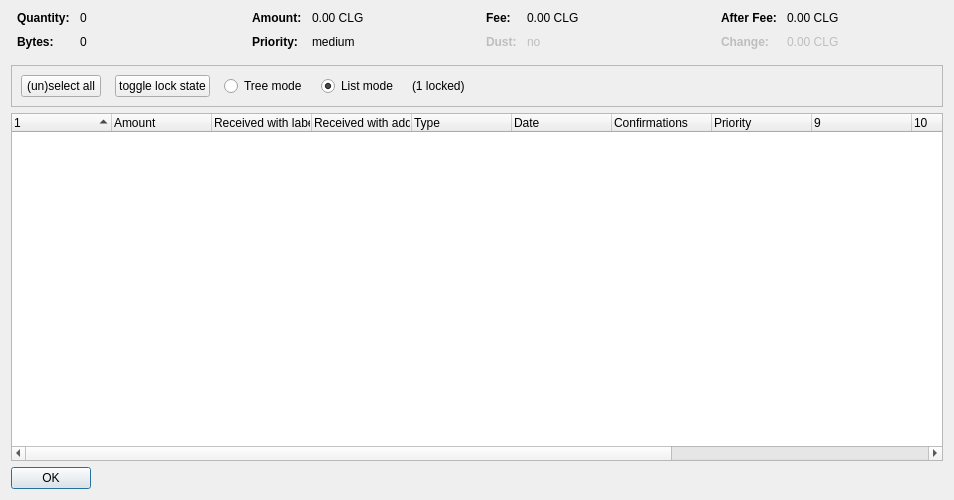
<?xml version="1.0" encoding="UTF-8"?>
<ui version="4.0">
 <class>CoinControlDialog</class>
 <widget class="QDialog" name="CoinControlDialog">
  <property name="geometry">
   <rect>
    <x>0</x>
    <y>0</y>
    <width>954</width>
    <height>500</height>
   </rect>
  </property>
  <property name="windowTitle">
   <string>Coin Selection</string>
  </property>
  <layout class="QVBoxLayout" name="verticalLayout">
   <item>
    <layout class="QHBoxLayout" name="horizontalLayoutTop" stretch="0,0,0,0">
     <property name="topMargin">
      <number>0</number>
     </property>
     <property name="bottomMargin">
      <number>10</number>
     </property>
     <item>
      <layout class="QFormLayout" name="formLayoutCoinControl1">
       <property name="horizontalSpacing">
        <number>10</number>
       </property>
       <property name="verticalSpacing">
        <number>10</number>
       </property>
       <property name="leftMargin">
        <number>6</number>
       </property>
       <property name="rightMargin">
        <number>6</number>
       </property>
       <item row="0" column="0">
        <widget class="QLabel" name="labelCoinControlQuantityText">
         <property name="font">
          <font>
           <weight>75</weight>
           <bold>true</bold>
          </font>
         </property>
         <property name="text">
          <string>Quantity:</string>
         </property>
        </widget>
       </item>
       <item row="0" column="1">
        <widget class="QLabel" name="labelCoinControlQuantity">
         <property name="cursor">
          <cursorShape>IBeamCursor</cursorShape>
         </property>
         <property name="contextMenuPolicy">
          <enum>Qt::ActionsContextMenu</enum>
         </property>
         <property name="text">
          <string notr="true">0</string>
         </property>
         <property name="textInteractionFlags">
          <set>Qt::LinksAccessibleByMouse|Qt::TextSelectableByKeyboard|Qt::TextSelectableByMouse</set>
         </property>
        </widget>
       </item>
       <item row="1" column="0">
        <widget class="QLabel" name="labelCoinControlBytesText">
         <property name="font">
          <font>
           <weight>75</weight>
           <bold>true</bold>
          </font>
         </property>
         <property name="text">
          <string>Bytes:</string>
         </property>
        </widget>
       </item>
       <item row="1" column="1">
        <widget class="QLabel" name="labelCoinControlBytes">
         <property name="cursor">
          <cursorShape>IBeamCursor</cursorShape>
         </property>
         <property name="contextMenuPolicy">
          <enum>Qt::ActionsContextMenu</enum>
         </property>
         <property name="text">
          <string notr="true">0</string>
         </property>
         <property name="textInteractionFlags">
          <set>Qt::LinksAccessibleByMouse|Qt::TextSelectableByKeyboard|Qt::TextSelectableByMouse</set>
         </property>
        </widget>
       </item>
      </layout>
     </item>
     <item>
      <layout class="QFormLayout" name="formLayoutCoinControl2">
       <property name="horizontalSpacing">
        <number>10</number>
       </property>
       <property name="verticalSpacing">
        <number>10</number>
       </property>
       <property name="leftMargin">
        <number>6</number>
       </property>
       <property name="rightMargin">
        <number>6</number>
       </property>
       <item row="0" column="0">
        <widget class="QLabel" name="labelCoinControlAmountText">
         <property name="font">
          <font>
           <weight>75</weight>
           <bold>true</bold>
          </font>
         </property>
         <property name="text">
          <string>Amount:</string>
         </property>
        </widget>
       </item>
       <item row="0" column="1">
        <widget class="QLabel" name="labelCoinControlAmount">
         <property name="cursor">
          <cursorShape>IBeamCursor</cursorShape>
         </property>
         <property name="contextMenuPolicy">
          <enum>Qt::ActionsContextMenu</enum>
         </property>
         <property name="text">
          <string notr="true">0.00 CLG</string>
         </property>
         <property name="textInteractionFlags">
          <set>Qt::LinksAccessibleByMouse|Qt::TextSelectableByKeyboard|Qt::TextSelectableByMouse</set>
         </property>
        </widget>
       </item>
       <item row="1" column="0">
        <widget class="QLabel" name="labelCoinControlPriorityText">
         <property name="font">
          <font>
           <weight>75</weight>
           <bold>true</bold>
          </font>
         </property>
         <property name="text">
          <string>Priority:</string>
         </property>
        </widget>
       </item>
       <item row="1" column="1">
        <widget class="QLabel" name="labelCoinControlPriority">
         <property name="cursor">
          <cursorShape>IBeamCursor</cursorShape>
         </property>
         <property name="contextMenuPolicy">
          <enum>Qt::ActionsContextMenu</enum>
         </property>
         <property name="text">
          <string>medium</string>
         </property>
         <property name="textInteractionFlags">
          <set>Qt::LinksAccessibleByMouse|Qt::TextSelectableByKeyboard|Qt::TextSelectableByMouse</set>
         </property>
        </widget>
       </item>
      </layout>
     </item>
     <item>
      <layout class="QFormLayout" name="formLayoutCoinControl3">
       <property name="horizontalSpacing">
        <number>10</number>
       </property>
       <property name="verticalSpacing">
        <number>10</number>
       </property>
       <property name="leftMargin">
        <number>6</number>
       </property>
       <property name="rightMargin">
        <number>6</number>
       </property>
       <item row="0" column="0">
        <widget class="QLabel" name="labelCoinControlFeeText">
         <property name="font">
          <font>
           <weight>75</weight>
           <bold>true</bold>
          </font>
         </property>
         <property name="text">
          <string>Fee:</string>
         </property>
        </widget>
       </item>
       <item row="0" column="1">
        <widget class="QLabel" name="labelCoinControlFee">
         <property name="cursor">
          <cursorShape>IBeamCursor</cursorShape>
         </property>
         <property name="contextMenuPolicy">
          <enum>Qt::ActionsContextMenu</enum>
         </property>
         <property name="text">
          <string notr="true">0.00 CLG</string>
         </property>
         <property name="textInteractionFlags">
          <set>Qt::LinksAccessibleByMouse|Qt::TextSelectableByKeyboard|Qt::TextSelectableByMouse</set>
         </property>
        </widget>
       </item>
       <item row="1" column="0">
        <widget class="QLabel" name="labelCoinControlLowOutputText">
         <property name="enabled">
          <bool>false</bool>
         </property>
         <property name="font">
          <font>
           <weight>75</weight>
           <bold>true</bold>
          </font>
         </property>
         <property name="text">
          <string>Dust:</string>
         </property>
        </widget>
       </item>
       <item row="1" column="1">
        <widget class="QLabel" name="labelCoinControlLowOutput">
         <property name="enabled">
          <bool>false</bool>
         </property>
         <property name="cursor">
          <cursorShape>IBeamCursor</cursorShape>
         </property>
         <property name="contextMenuPolicy">
          <enum>Qt::ActionsContextMenu</enum>
         </property>
         <property name="text">
          <string>no</string>
         </property>
         <property name="textInteractionFlags">
          <set>Qt::LinksAccessibleByMouse|Qt::TextSelectableByKeyboard|Qt::TextSelectableByMouse</set>
         </property>
        </widget>
       </item>
      </layout>
     </item>
     <item>
      <layout class="QFormLayout" name="formLayoutCoinControl4">
       <property name="horizontalSpacing">
        <number>10</number>
       </property>
       <property name="verticalSpacing">
        <number>10</number>
       </property>
       <property name="leftMargin">
        <number>6</number>
       </property>
       <property name="rightMargin">
        <number>6</number>
       </property>
       <item row="0" column="0">
        <widget class="QLabel" name="labelCoinControlAfterFeeText">
         <property name="font">
          <font>
           <weight>75</weight>
           <bold>true</bold>
          </font>
         </property>
         <property name="text">
          <string>After Fee:</string>
         </property>
        </widget>
       </item>
       <item row="0" column="1">
        <widget class="QLabel" name="labelCoinControlAfterFee">
         <property name="cursor">
          <cursorShape>IBeamCursor</cursorShape>
         </property>
         <property name="contextMenuPolicy">
          <enum>Qt::ActionsContextMenu</enum>
         </property>
         <property name="text">
          <string notr="true">0.00 CLG</string>
         </property>
         <property name="textInteractionFlags">
          <set>Qt::LinksAccessibleByMouse|Qt::TextSelectableByKeyboard|Qt::TextSelectableByMouse</set>
         </property>
        </widget>
       </item>
       <item row="1" column="0">
        <widget class="QLabel" name="labelCoinControlChangeText">
         <property name="enabled">
          <bool>false</bool>
         </property>
         <property name="font">
          <font>
           <weight>75</weight>
           <bold>true</bold>
          </font>
         </property>
         <property name="text">
          <string>Change:</string>
         </property>
        </widget>
       </item>
       <item row="1" column="1">
        <widget class="QLabel" name="labelCoinControlChange">
         <property name="enabled">
          <bool>false</bool>
         </property>
         <property name="cursor">
          <cursorShape>IBeamCursor</cursorShape>
         </property>
         <property name="contextMenuPolicy">
          <enum>Qt::ActionsContextMenu</enum>
         </property>
         <property name="text">
          <string notr="true">0.00 CLG</string>
         </property>
         <property name="textInteractionFlags">
          <set>Qt::LinksAccessibleByMouse|Qt::TextSelectableByKeyboard|Qt::TextSelectableByMouse</set>
         </property>
        </widget>
       </item>
      </layout>
     </item>
    </layout>
   </item>
   <item>
    <widget class="QFrame" name="frame">
     <property name="minimumSize">
      <size>
       <width>0</width>
       <height>40</height>
      </size>
     </property>
     <property name="frameShape">
      <enum>QFrame::StyledPanel</enum>
     </property>
     <property name="frameShadow">
      <enum>QFrame::Sunken</enum>
     </property>
     <layout class="QHBoxLayout" name="horizontalLayout">
      <item>
       <layout class="QHBoxLayout" name="horizontalLayoutPanel" stretch="0,0,0,0,0,0">
        <property name="spacing">
         <number>14</number>
        </property>
        <item>
         <widget class="QPushButton" name="pushButtonSelectAll">
          <property name="sizePolicy">
           <sizepolicy hsizetype="Maximum" vsizetype="Fixed">
            <horstretch>0</horstretch>
            <verstretch>0</verstretch>
           </sizepolicy>
          </property>
          <property name="text">
           <string>(un)select all</string>
          </property>
          <property name="autoDefault">
           <bool>false</bool>
          </property>
         </widget>
        </item>
        <item>
         <widget class="QPushButton" name="pushButtonToggleLock">
          <property name="sizePolicy">
           <sizepolicy hsizetype="Maximum" vsizetype="Fixed">
            <horstretch>0</horstretch>
            <verstretch>0</verstretch>
           </sizepolicy>
          </property>
          <property name="text">
           <string>toggle lock state</string>
          </property>
          <property name="autoDefault">
           <bool>false</bool>
          </property>
         </widget>
        </item>
        <item>
         <widget class="QRadioButton" name="radioTreeMode">
          <property name="sizePolicy">
           <sizepolicy hsizetype="Maximum" vsizetype="Fixed">
            <horstretch>0</horstretch>
            <verstretch>0</verstretch>
           </sizepolicy>
          </property>
          <property name="text">
           <string>Tree mode</string>
          </property>
         </widget>
        </item>
        <item>
         <widget class="QRadioButton" name="radioListMode">
          <property name="sizePolicy">
           <sizepolicy hsizetype="Maximum" vsizetype="Fixed">
            <horstretch>0</horstretch>
            <verstretch>0</verstretch>
           </sizepolicy>
          </property>
          <property name="text">
           <string>List mode</string>
          </property>
          <property name="checked">
           <bool>true</bool>
          </property>
         </widget>
        </item>
        <item>
         <widget class="QLabel" name="labelLocked">
          <property name="text">
           <string>(1 locked)</string>
          </property>
         </widget>
        </item>
        <item>
         <spacer name="horizontalSpacer">
          <property name="orientation">
           <enum>Qt::Horizontal</enum>
          </property>
          <property name="sizeHint" stdset="0">
           <size>
            <width>40</width>
            <height>20</height>
           </size>
          </property>
         </spacer>
        </item>
       </layout>
      </item>
     </layout>
    </widget>
   </item>
   <item>
    <widget class="CoinControlTreeWidget" name="treeWidget">
     <property name="contextMenuPolicy">
      <enum>Qt::CustomContextMenu</enum>
     </property>
     <property name="sortingEnabled">
      <bool>false</bool>
     </property>
     <property name="columnCount">
      <number>13</number>
     </property>
     <attribute name="headerShowSortIndicator" stdset="0">
      <bool>true</bool>
     </attribute>
     <attribute name="headerStretchLastSection">
      <bool>false</bool>
     </attribute>
     <column>
      <property name="text">
       <string/>
      </property>
     </column>
     <column>
      <property name="text">
       <string>Amount</string>
      </property>
     </column>
     <column>
      <property name="text">
       <string>Received with label</string>
      </property>
     </column>
     <column>
      <property name="text">
       <string>Received with address</string>
      </property>
     </column>
     <column>
      <property name="text">
	<string>Type</string>
      </property>
     </column>
     <column>
      <property name="text">	 
       <string>Date</string>
      </property>
     </column>
     <column>
      <property name="text">
       <string>Confirmations</string>
      </property>
      <property name="toolTip">
       <string>Confirmed</string>
      </property>
     </column>
     <column>
      <property name="text">
       <string>Priority</string>
      </property>
     </column>
     <column>
      <property name="text">
       <string/>
      </property>
     </column>
     <column>
      <property name="text">
       <string/>
      </property>
     </column>
     <column>
      <property name="text">
       <string/>
      </property>
     </column>
     <column>
      <property name="text">
       <string/>
      </property>
     </column>
     <column>
      <property name="text">
       <string/>
      </property>
     </column>
    </widget>
   </item>
   <item>
    <widget class="QDialogButtonBox" name="buttonBox">
     <property name="sizePolicy">
      <sizepolicy hsizetype="Maximum" vsizetype="Fixed">
       <horstretch>0</horstretch>
       <verstretch>0</verstretch>
      </sizepolicy>
     </property>
     <property name="orientation">
      <enum>Qt::Horizontal</enum>
     </property>
     <property name="standardButtons">
      <set>QDialogButtonBox::Ok</set>
     </property>
    </widget>
   </item>
  </layout>
 </widget>
 <customwidgets>
  <customwidget>
   <class>CoinControlTreeWidget</class>
   <extends>QTreeWidget</extends>
   <header>coincontroltreewidget.h</header>
  </customwidget>
 </customwidgets>
 <resources/>
 <connections/>
</ui>
